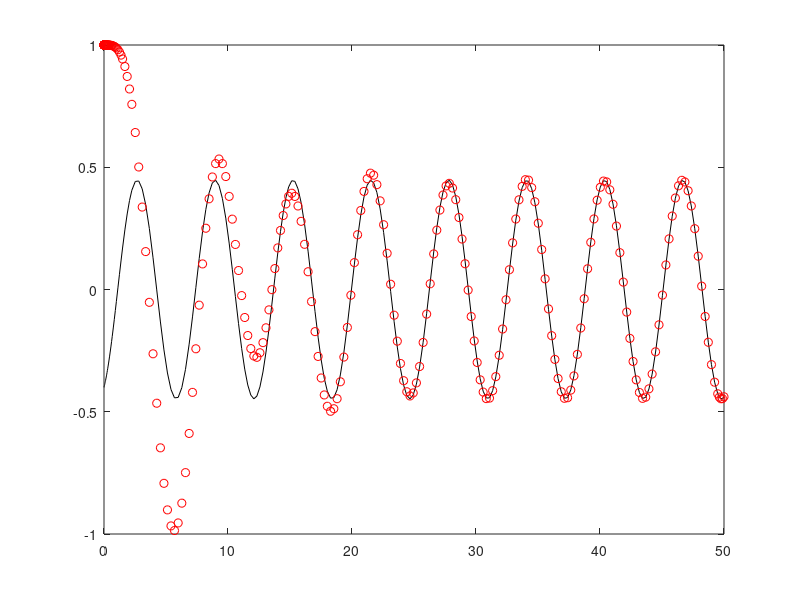

The MATLAB script that drew this image:
close all; clear;

%% Linear forced spring-mass-damper system
m = 1;
M = 2;
c = 1;
k = 1;
w = 1;
R = 1;

wn = sqrt(k/(m+M));
zeta = 0.5*c/(m+M)/wn;
f = m*R*w^2/(m+M);

x0 = 1;
v0 = 0;

tend = 50;


%% Numerical Solution
function va = lfsmd(t,xv,wn,zeta,f,w)
    v = xv(2);
    a = -2*zeta*wn*xv(2) - wn^2*xv(1) + f*cos(w*t);
    va = [v;a];
end

[t, xv] = ode45(@(t,x) lfsmd(t,x,wn,zeta,f,w), [0 tend], [x0; v0]);

%% Analytical solution
D = (k-(M+m)*w^2)^2 + c^2*w^2;
A = (k-(M+m)*w^2)*m*w^2*R/D;
B = c*w*m*w^2*R/D;
x = A*cos(w*t) + B*sin(w*t);
plot(t, x, '-k', t, xv(:,1), 'or')